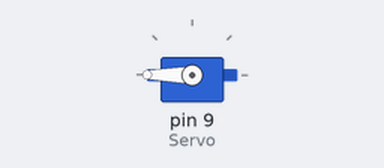
A sketch run on a simulated Arduino Uno, built with avr-gcc and run on an emulated ATmega328P. Shown: servo. What the sketch prints to the serial monitor is not drawn.

Above: at 0.05 s.
Timing chart, 0 to 4.6 s (numbered marks = the images above):
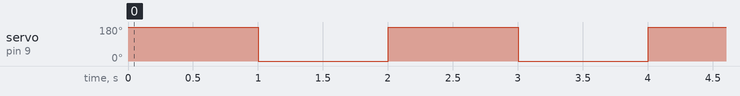

The sketch:

Servomotores180.ino
```cpp
#include <Servo.h>

Servo Servo1;

int Angulo = 0;
int Servo = 9;

void setup()
{
    Serial.begin(9600);
    Servo1.attach(Servo);
    Servo1.write(Angulo);
}

void loop()
{
    Angulo += 180;

    if (Angulo > 180)
    {
        Angulo = 0;
    }

    Servo1.write(Angulo);
    Serial.print("Angulo: ");
    Serial.println(Angulo);
    delay(1000);
}
```

Measured:
- by itself, servo on pin 9 (Servo): alternates 180° for 1.0 s and 0° for 1.0 s
